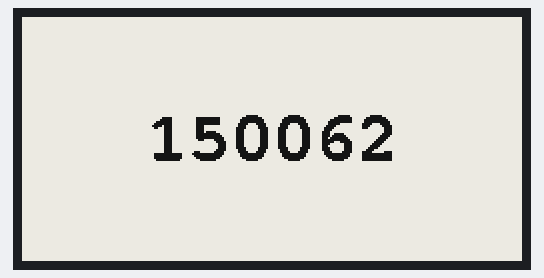
Bench run of a program on a simulated ESP32. Shown: 250×122 one-colour display. What the program prints to the serial monitor is not drawn.

Above: at 2.4 s.
At 64.6 s:
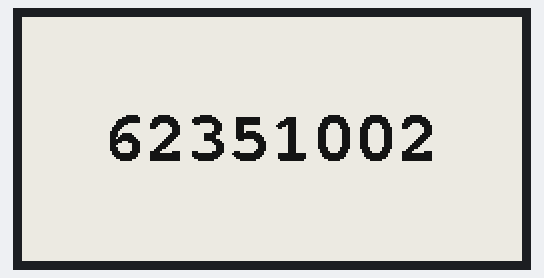
At 126.8 s:
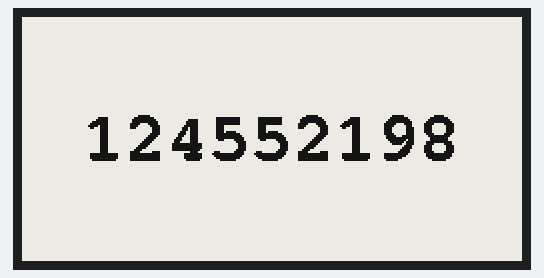

Measured:
- what the display in image 0 shows lasts 62.2 s, from 2.4 s to 64.6 s

The program:

main.cpp
```cpp
#include <Arduino.h>
#include <Wire.h>

#define ENABLE_GxEPD2_GFX 0

#include <GxEPD2_BW.h>
#include <GxEPD2_3C.h>
#include <GxEPD2_7C.h>
#include <Fonts/FreeMonoBold9pt7b.h>
#include <Fonts/FreeMonoBold18pt7b.h>

#define SPI_MOSI 23
#define SPI_MISO -1
#define SPI_CLK 18

#define ELINK_SS 5
#define ELINK_BUSY 4
#define ELINK_RESET 16
#define ELINK_DC 17

GxEPD2_BW<GxEPD2_213_B72, GxEPD2_213_B72::HEIGHT> display(GxEPD2_213_B72(ELINK_SS, ELINK_DC, ELINK_RESET, ELINK_BUSY));

const char HelloWorld[] = "Hello World!";

void printCentered(char *s) {
    display.setRotation(1);
    //display.setFont(&FreeMonoBold9pt7b);
    display.setFont(&FreeMonoBold18pt7b);
    display.setTextColor(GxEPD_BLACK);
    int16_t tbx, tby; uint16_t tbw, tbh;
    display.getTextBounds(s, 0, 0, &tbx, &tby, &tbw, &tbh);

    // center bounding box by transposition of origin:
    uint16_t x = ((display.width() - tbw) / 2) - tbx;
    uint16_t y = ((display.height() - tbh) / 2) - tby;
    display.setFullWindow();
    display.firstPage();
    do {
        display.fillScreen(GxEPD_WHITE);
        display.setCursor(x, y);
        display.print(s);
    } while (display.nextPage());
}

void setup() {
    Serial.begin(115200);
    Serial.println();
    Serial.println("setup");
    delay(100);
    display.init(115200);

}

void loop() {
    char buf[16];
    ltoa(micros(), buf, 10);

    printCentered(buf);
    delay(60000);
}
```
